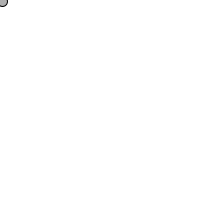
Frame 1 (no input)
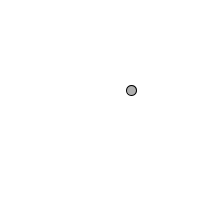
Frame 60 (the mouse pressed at the canvas centre just before this capture)
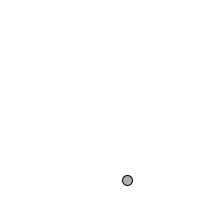
Frame 120 (the mouse held since frame 60 and released just before this capture)

The Processing sketch that drew these frames (run headless with seeded random() and noise(); from frame 60 on, the mouse is pressed at the canvas centre):

// Processing sketch: processing_113226
// ── processing_113226.pde

float x = 0;
float y = 0;
float xspeed = 2.2;
float yspeed = 1.5;
int diameter = 10;

void setup() {
  size(200, 200);
}

void draw() {
  background(255);

  x = x + xspeed;
  y = y + yspeed;

  if ((x > width-diameter/2) || (x < 0)) {
    xspeed = xspeed * -1;
  }

  if ((y > height-diameter/2) || (y < 0)) {
    yspeed = yspeed * -1;
  }

  stroke(1);
  fill(175);
  ellipse(x, y, diameter, diameter);
}
